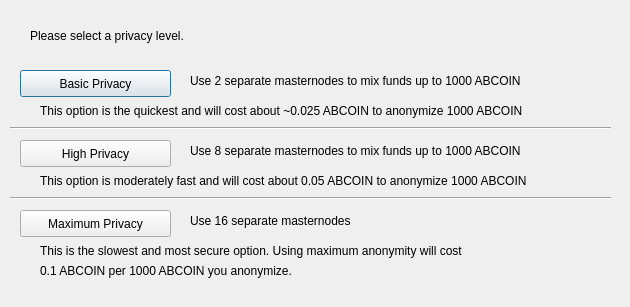
<?xml version="1.0" encoding="UTF-8"?>
<ui version="4.0">
 <class>DarksendConfig</class>
 <widget class="QDialog" name="DarksendConfig">
  <property name="geometry">
   <rect>
    <x>0</x>
    <y>0</y>
    <width>630</width>
    <height>307</height>
   </rect>
  </property>
  <property name="windowTitle">
   <string>Configure PrivateSend</string>
  </property>
  <widget class="QPushButton" name="buttonBasic">
   <property name="geometry">
    <rect>
     <x>20</x>
     <y>70</y>
     <width>151</width>
     <height>27</height>
    </rect>
   </property>
   <property name="text">
    <string>Basic Privacy</string>
   </property>
  </widget>
  <widget class="QPushButton" name="buttonHigh">
   <property name="geometry">
    <rect>
     <x>20</x>
     <y>140</y>
     <width>151</width>
     <height>27</height>
    </rect>
   </property>
   <property name="text">
    <string>High Privacy</string>
   </property>
  </widget>
  <widget class="QPushButton" name="buttonMax">
   <property name="geometry">
    <rect>
     <x>20</x>
     <y>210</y>
     <width>151</width>
     <height>27</height>
    </rect>
   </property>
   <property name="text">
    <string>Maximum Privacy</string>
   </property>
  </widget>
  <widget class="QLabel" name="label">
   <property name="geometry">
    <rect>
     <x>30</x>
     <y>20</y>
     <width>571</width>
     <height>31</height>
    </rect>
   </property>
   <property name="text">
    <string>Please select a privacy level.</string>
   </property>
  </widget>
  <widget class="QLabel" name="label_2">
   <property name="geometry">
    <rect>
     <x>190</x>
     <y>70</y>
     <width>421</width>
     <height>21</height>
    </rect>
   </property>
   <property name="text">
    <string>Use 2 separate masternodes to mix funds up to 1000 ABCOIN</string>
   </property>
  </widget>
  <widget class="QLabel" name="label_3">
   <property name="geometry">
    <rect>
     <x>190</x>
     <y>140</y>
     <width>411</width>
     <height>21</height>
    </rect>
   </property>
   <property name="text">
    <string>Use 8 separate masternodes to mix funds up to 1000 ABCOIN</string>
   </property>
  </widget>
  <widget class="QLabel" name="label_4">
   <property name="geometry">
    <rect>
     <x>190</x>
     <y>210</y>
     <width>421</width>
     <height>21</height>
    </rect>
   </property>
   <property name="text">
    <string>Use 16 separate masternodes</string>
   </property>
  </widget>
  <widget class="QLabel" name="label_6">
   <property name="geometry">
    <rect>
     <x>40</x>
     <y>100</y>
     <width>561</width>
     <height>21</height>
    </rect>
   </property>
   <property name="text">
    <string>This option is the quickest and will cost about ~0.025 ABCOIN to anonymize 1000 ABCOIN</string>
   </property>
  </widget>
  <widget class="QLabel" name="label_7">
   <property name="geometry">
    <rect>
     <x>40</x>
     <y>170</y>
     <width>561</width>
     <height>21</height>
    </rect>
   </property>
   <property name="text">
    <string>This option is moderately fast and will cost about 0.05 ABCOIN to anonymize 1000 ABCOIN</string>
   </property>
  </widget>
  <widget class="QLabel" name="label_8">
   <property name="geometry">
    <rect>
     <x>40</x>
     <y>240</y>
     <width>561</width>
     <height>21</height>
    </rect>
   </property>
   <property name="text">
    <string>This is the slowest and most secure option. Using maximum anonymity will cost</string>
   </property>
  </widget>
  <widget class="QLabel" name="label_9">
   <property name="geometry">
    <rect>
     <x>40</x>
     <y>260</y>
     <width>561</width>
     <height>21</height>
    </rect>
   </property>
   <property name="text">
    <string>0.1 ABCOIN per 1000 ABCOIN you anonymize.</string>
   </property>
  </widget>
  <widget class="Line" name="line">
   <property name="geometry">
    <rect>
     <x>10</x>
     <y>120</y>
     <width>601</width>
     <height>16</height>
    </rect>
   </property>
   <property name="orientation">
    <enum>Qt::Horizontal</enum>
   </property>
  </widget>
  <widget class="Line" name="line_2">
   <property name="geometry">
    <rect>
     <x>10</x>
     <y>190</y>
     <width>601</width>
     <height>16</height>
    </rect>
   </property>
   <property name="orientation">
    <enum>Qt::Horizontal</enum>
   </property>
  </widget>
 </widget>
 <resources/>
 <connections/>
</ui>
